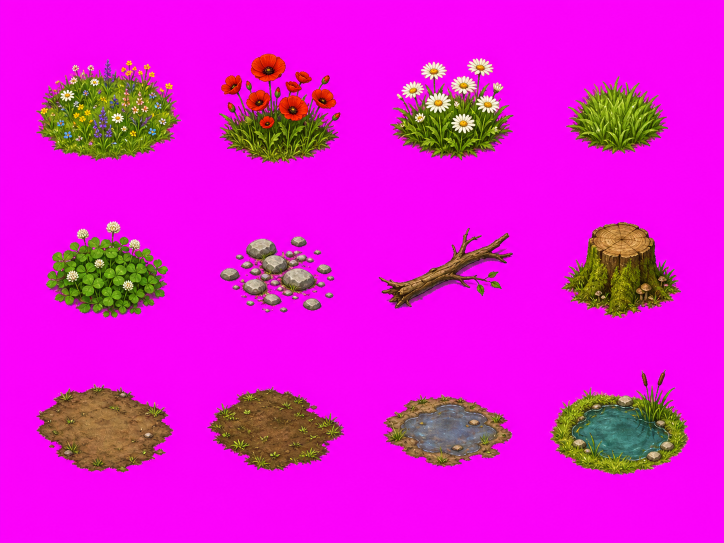
#> input picture source-assets/maps/generated/grasslands-sheet.png, 1448 x 1086 px (shown at 1/2 size)
$ python build-expanded-map-assets.py
#> lines starting #> are read from the running program, lines starting #| are printed output that depends on the picture
#!/usr/bin/env python3
"""Build small, editor-safe map props from the generated sprite sheets.

The source sheets are intentionally kept in source-assets so image generation
can be re-run without hand-editing the atlas output.  Each sheet is a 4x3
grid on a chroma background; this script crops, removes the key, then creates
theme-aware colour variants for every biome and level signature.
"""

from pathlib import Path
from PIL import Image, ImageEnhance

ROOT = Path(__file__).resolve().parents[1]
SOURCE = ROOT / "source-assets" / "maps" / "generated"
OUT = ROOT / "public" / "assets" / "maps" / "props"
MAGENTA = (255, 0, 255)

BIOME_ITEMS = {
    "grasslands": ["wildflower-patch", "poppy-clump", "daisy-clump", "grass-tuft", "clover-patch", "pebble-scatter", "fallen-branch", "mossy-stump", "dirt-patch", "meadow-soil", "shallow-puddle", "round-pond"],
    "silent_forest": ["fern-cluster", "mushroom-ring", "leaf-litter", "exposed-roots", "pinecone-scatter", "moss-patch", "fallen-twig", "forest-stone", "dark-forest-soil", "forest-stream", "tiny-puddle", "ancient-stump"],
    "muddy_fields": ["cattail-tuft", "lily-pads", "swamp-grass", "mud-splatter", "wet-mud", "marsh-stone", "driftwood", "small-puddle", "marsh-pond", "swamp-mushroom", "waterlogged-branch", "reed-shore"],
    "storm_valley": ["heather-bush", "wind-grass", "slate-pebbles", "slate-rock", "lichen-patch", "wet-earth", "rain-puddle", "mountain-stream", "broken-branch", "wind-shrub", "crystal-shard", "scorched-soil"],
    "dry_steppe": ["dry-grass", "thorn-bush", "steppe-pebbles", "small-sandstone", "dry-twig", "cracked-earth", "dust-ground", "dry-creek", "steppe-flower", "tumbleweed", "brittle-shrub", "bleached-wood"],
    "desert": ["small-cactus", "desert-shrub", "sand-ripple", "desert-pebbles", "small-sandstone", "desert-twig", "palm-debris", "beetle-tracks", "sunbaked-sand", "oasis-pond", "desert-flower", "prickly-bush"],
    "frozen_pass": ["snow-drift", "ice-stone", "ice-shard", "frost-grass", "packed-snow", "cracked-ice", "icy-stream", "frozen-pond", "snowy-branch", "blue-ice-boulder", "ice-flower", "snow-pebbles"],
    "infernal_dungeon": ["ash-pile", "black-pebbles", "charred-wood", "obsidian-shard", "lava-crack", "burnt-earth", "ember-grass", "ash-swirl", "warm-ash-trace", "scorched-stump", "ember-mushroom", "blackened-stone"],
}

SIGNATURES = {
    "grasslands_01": "bluebell-meadow", "grasslands_02": "butterfly-bloom",
    "silent_forest_01": "foxglove-cluster", "silent_forest_02": "mossy-hooftrail", "silent_forest_03": "elderwood-stump",
    "muddy_fields_01": "cattail-crown", "muddy_fields_02": "lily-pad-crown", "muddy_fields_03": "bog-mushroom-circle",
    "storm_valley_01": "storm-scar-bush", "storm_valley_02": "rainwater-rill", "storm_valley_03": "charged-crystal-sprig",
    "dry_steppe_01": "steppe-thistle", "dry_steppe_02": "dusty-grass-whorl", "dry_steppe_03": "windflower-clump",
    "desert_01": "oasis-reed-crown", "desert_02": "beetle-trail-crown",
    "frozen_pass_01": "ice-flower-crown", "frozen_pass_02": "snowy-log-crown",
    "infernal_dungeon_01": "ember-mushroom-crown", "ash_citadel_final": "ash-blossom-crown",
}

TINTS = {
    "grasslands": (1.0, 1.0, 1.0), "silent_forest": (0.72, 0.94, 0.78),
    "muddy_fields": (0.88, 0.78, 0.60), "storm_valley": (0.66, 0.78, 0.94),
    "dry_steppe": (1.05, 0.83, 0.52), "desert": (1.10, 0.86, 0.50),
    "frozen_pass": (0.74, 0.90, 1.10), "infernal_dungeon": (1.12, 0.54, 0.38),
}

def keyed_crop(sheet: Image.Image, index: int) -> Image.Image:
    cell_w, cell_h = sheet.width // 4, sheet.height // 3
    x, y = (index % 4) * cell_w, (index // 4) * cell_h
    image = sheet.crop((x, y, x + cell_w, y + cell_h)).convert("RGBA")
    pixels = image.load()
    for py in range(image.height):
        for px in range(image.width):
            r, g, b, a = pixels[px, py]
            if r > 205 and b > 145 and g < 80:
                pixels[px, py] = (r, g, b, 0)
    bbox = image.getchannel("A").getbbox()
    return image.crop(bbox) if bbox else image

def tint(image: Image.Image, rgb: tuple[float, float, float]) -> Image.Image:
    red, green, blue, alpha = image.split()
    red = red.point(lambda value: min(255, int(value * rgb[0])))
    green = green.point(lambda value: min(255, int(value * rgb[1])))
    blue = blue.point(lambda value: min(255, int(value * rgb[2])))
    return Image.merge("RGBA", (red, green, blue, alpha))

def save(image: Image.Image, path: Path) -> None:
    path.parent.mkdir(parents=True, exist_ok=True)
    image.save(path, optimize=True)

def main() -> None:
    grass = Image.open(SOURCE / "grasslands-sheet.png")
#> grass is the input picture: PIL image 1448x1086 RGB; mean R, G, B 223.3, 23.9, 208.8
    universal = Image.open(SOURCE / "universal-sheet.png")
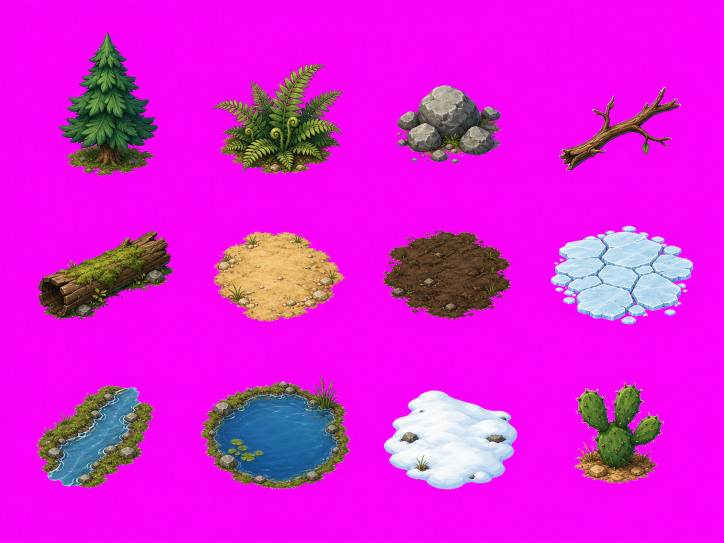
#> input picture source-assets/maps/generated/universal-sheet.png, 1448 x 1086 px (shown at 1/2 size)
#> universal is the input picture: PIL image 1448x1086 RGB; mean R, G, B 219.8, 30.8, 216.6
    grass_cells = [keyed_crop(grass, index) for index in range(12)]
#> in keyed_crop, `bbox = image.getchannel("A").getbbox()`: bbox = (72, 118, 362, 323)
#> grass_cells = 12 items
    universal_cells = [keyed_crop(universal, index) for index in range(12)]
#> in keyed_crop (call 20), `x, y = (index % 4) * cell_w, (index // 4) * cell_h`: x = 1086
#> in keyed_crop (call 20), `bbox = image.getchannel("A").getbbox()`: bbox = (16, 89, 301, 287)
#> in keyed_crop (call 20), `return image.crop(bbox) if bbox else image`:
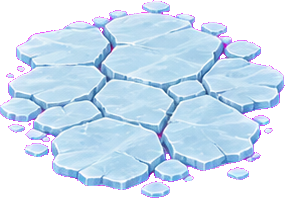
#> returned value: PIL image 285x198 RGBA; mean R, G, B, A 203.2, 142.5, 238.9, 171.3; transparent parts drawn white
#> in keyed_crop (call 21), `x, y = (index % 4) * cell_w, (index // 4) * cell_h`: x = 0; y = 724
#> in keyed_crop (call 21), `bbox = image.getchannel("A").getbbox()`: bbox = (73, 47, 309, 252)
#> in keyed_crop (call 21), `return image.crop(bbox) if bbox else image`:
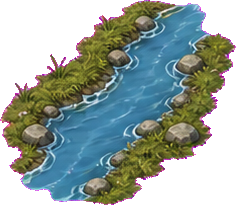
#> returned value: PIL image 236x205 RGBA; mean R, G, B, A 149.4, 76.2, 155.7, 164.7; transparent parts drawn white
#> in keyed_crop (call 22), `x, y = (index % 4) * cell_w, (index // 4) * cell_h`: x = 362
#> in keyed_crop (call 22), `image = sheet.crop((x, y, x + cell_w, y + cell_h)).convert("RGBA")`:
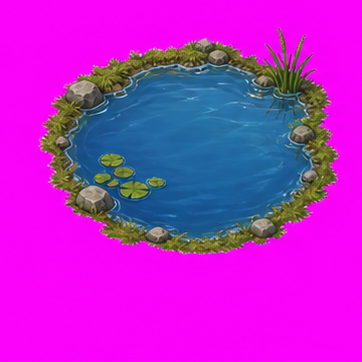
#> image: PIL image 362x362 RGBA; mean R, G, B, A 180.9, 39.5, 199.8, 255
#> in keyed_crop (call 22), `bbox = image.getchannel("A").getbbox()`: bbox = (39, 28, 339, 254)
#> in keyed_crop (call 22), `return image.crop(bbox) if bbox else image`:
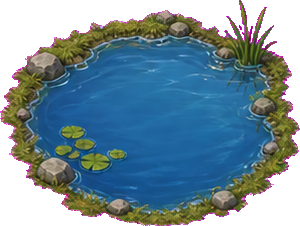
#> returned value: PIL image 300x226 RGBA; mean R, G, B, A 116.4, 74.1, 153.9, 183.9; transparent parts drawn white
#> in keyed_crop (call 23), `x, y = (index % 4) * cell_w, (index // 4) * cell_h`: x = 724
#> in keyed_crop (call 23), `image = sheet.crop((x, y, x + cell_w, y + cell_h)).convert("RGBA")`:
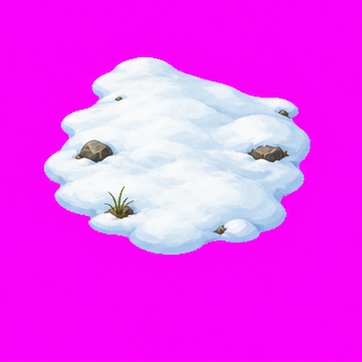
#> image: PIL image 362x362 RGBA; mean R, G, B, A 240.2, 65.6, 245.8, 255
#> in keyed_crop (call 23), `bbox = image.getchannel("A").getbbox()`: bbox = (44, 57, 310, 255)
#> in keyed_crop (call 23), `return image.crop(bbox) if bbox else image`:
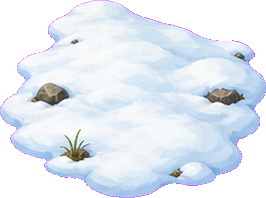
#> returned value: PIL image 266x198 RGBA; mean R, G, B, A 225.4, 159.4, 240.8, 178.8; transparent parts drawn white
#> universal_cells = 12 items
    save(universal_cells[0], OUT / "shared" / "pine-tree.png")

    for biome, names in BIOME_ITEMS.items():
        for index, name in enumerate(names):
            # Ground and water images use the universal set; flora/props use the
            # generated grasslands sheet, then receive a restrained biome tint.
            source = universal_cells[index % 12] if any(token in name for token in ("pond", "stream", "puddle", "earth", "soil", "sand", "snow", "ice", "ground", "tracks", "creek")) else grass_cells[index % 12]
            image = tint(source, TINTS[biome])
            if index % 2:
                image = ImageEnhance.Color(image).enhance(0.82 + (index % 3) * 0.12)
            save(image, OUT / biome / f"{name}.png")

    for map_id, name in SIGNATURES.items():
        biome = "infernal_dungeon" if map_id.startswith("ash_") else map_id.rsplit("_", 1)[0]
        source = grass_cells[(len(name) + len(map_id)) % 12]
        save(tint(source, TINTS[biome]), OUT / biome / f"{name}.png")

if __name__ == "__main__":
    main()
